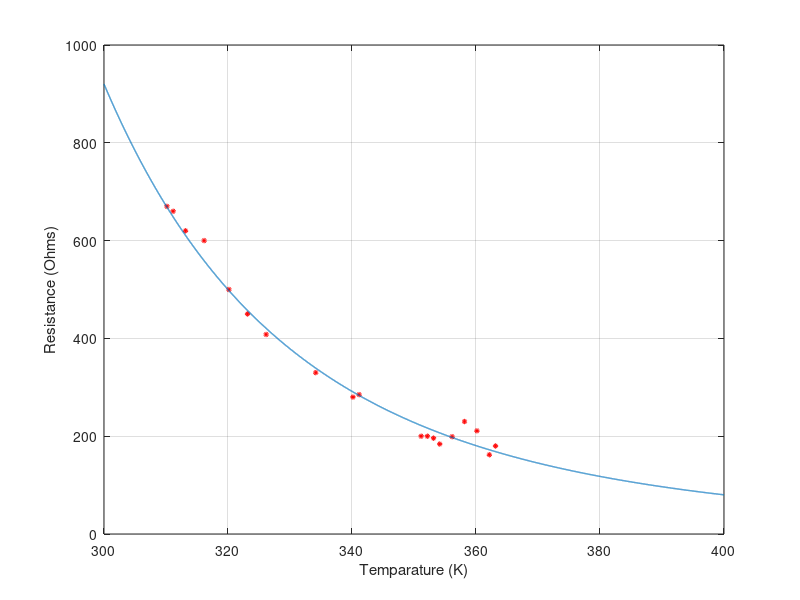

Recreate this plot in MATLAB.

clear all;

%V = [];

%R = V(:,1);
%T = V(:,2);

T = [90 89 87 85 83 81 80 79 78 68 67 61 53 50 47 43 40 38 37]';
R = [180 162 211 230 199 184 196 200 200 285 280 330 408 450 500 600 620 660 670]';
T = T + 273.15;

plot(T, R, 'ro', 'markersize',2, 'linewidth', 2);

%set(gca(), 'auto_clear', 'off'); xgrid;
xlabel('Temparature (K)');
ylabel('Resistance (Ohms)');
hold on;

%{
y = R;
x = [T, ones(length(T), 1)];
c = (x'*x)\x'*y;
a = c(1);
b = c(2);


Te = 0:300;
Re = a*Te + b;
plot(Te, Re, 'linewidth', 2);
%}


y = log(R);
x = [(1./T), ones(length(T),1)];

c = (x'*x)\x'*y;
b = c(1);


T0 = 273.15;
R0 = exp(c(2) + (b/T0));

Te = 300:0.01:400;
Re = R0*exp(b*((1./Te) - (1/T0)));
plot(Te, Re, 'linewidth', 1);
grid on










